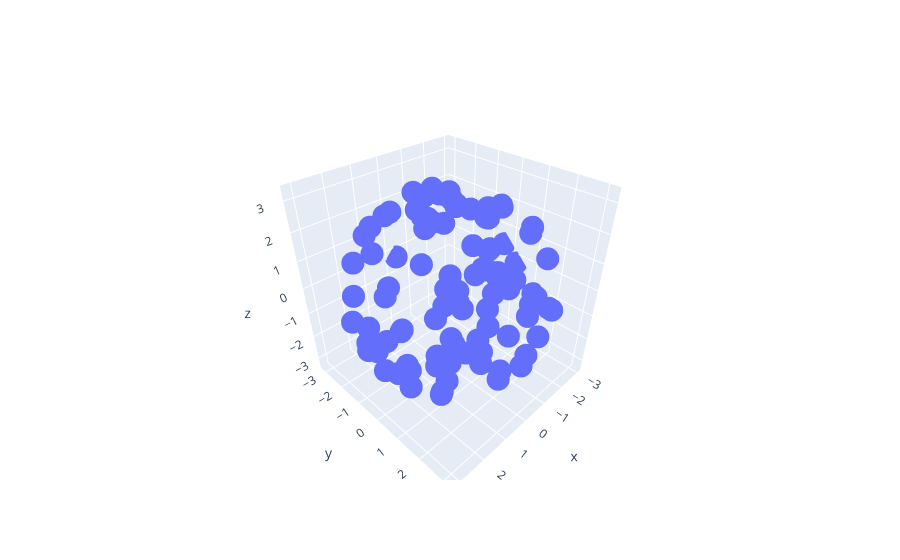

This figure's notebook cell:
### Code cell
circle = generate_circle(100, 3, 0.1)
fig = go.Figure(data=[go.Scatter3d(x=circle[:,0], y=circle[:,1], z=circle[:,2],
                                   mode='markers')])
fig.show()
